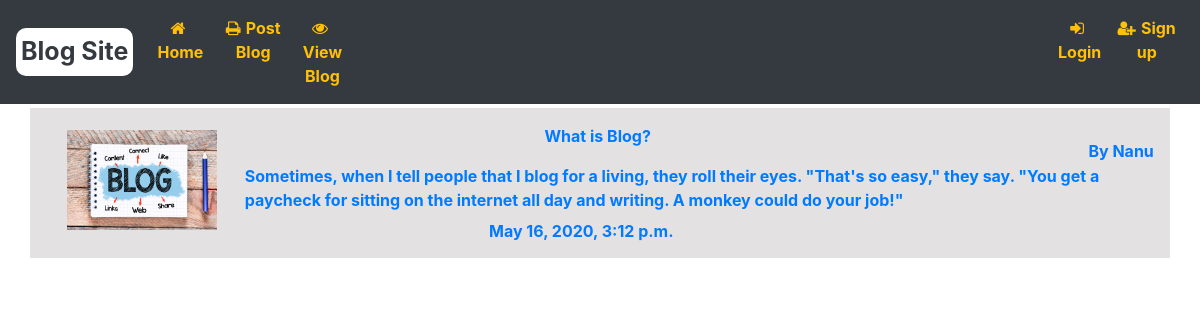
The page /View_Post/ on the database its author committed.
### Blog_App/models.py (models this page shows)
class Post_blog_form(models.Model):
    Title = models.CharField(max_length=200)
    Description = models.TextField()
    Pic = models.FileField(upload_to='images/')
    Author = models.CharField(max_length=50)
    Date_time = models.DateTimeField(default=datetime.now)

### Blog_App/views.py (the view)
# urls.py: path('View_Post/',views.ViewPostBlog),
def ViewPostBlog(request):
    blog_list=Post_blog_form.objects.all().order_by('-Date_time')
    print(blog_list)
    blog_dict={'Blog':blog_list}
    return render(request,'Blog_App/View_Post_Blog.html',context=blog_dict)

### templates/Blog_App/View_Post_Blog.html (shortened to what this page needs)
{% extends 'Blog_App/base.html' %}
{% load static %}
{% block parentblock %}
<body>
<h1>Welcome To View Blogs</h1>
{% if Blog %}
  {% for blog in Blog %}
    <div class="container">
        <p><a href="/Detail_View/{{blog.id}}"><img src="{{blog.Pic.url}}" height="100px" width="150px" alt="Blog Image"></p>
        <p id="ab"><a href="/Detail_View/{{blog.id}}">{{blog.Title}}</a></p>
        <p id="b"><a href="/Detail_View/{{blog.id}}">{{blog.Description}}</p>
        <p id="c">By {{blog.Author}}</p>
        <p id="d">{{blog.Date_time}}</p>
        </div>
      {%endfor%}
    {%else%}
    <h2>No Data Found</h2>
    {%endif%}
  </body>
{%endblock%}

### templates/Blog_App/base.html (shortened to what this page needs)
{% load static %}
<!DOCTYPE html>
<html lang="en" dir="ltr">
  <head>
  <link rel="stylesheet" href="https://maxcdn.bootstrapcdn.com/bootstrap/4.4.1/css/bootstrap.min.css">
  <link href="https://stackpath.bootstrapcdn.com/font-awesome/4.7.0/css/font-awesome.min.css" rel="stylesheet">
</head>
    <nav class="navbar fixed-top navbar-expand-md bg-dark navbar-dark">
  <a class="navbar-brand text-dark a" href="#">Blog Site</a>
  <div class="collapse navbar-collapse text-center" id="collapsibleNavbar">
    <ul class="navbar-nav ml-auto">
      {% if request.user.is_authenticated is True %}
      <li class="nav-item">
        <a class="nav-link text-warning " href="/"><i class="fa fa-home" aria-hidden="true"></i>Home</a>
      </li>
      <li class="nav-item">
        <a class="nav-link text-warning" href="/Post_blog_frm"><i class="fa fa-print" aria-hidden="true"></i>Post Blog</a>
      </li>
      <li class="nav-item">
        <a class="nav-link text-warning bwel" href="/View_Post"><i class="fa fa-eye" aria-hidden="true"></i>View Blog</a>
      </li>
      <li class="nav-item">
        <a class="nav-link text-warning use" href="/">Welcome <span>{{user}}</span></a>
      </li>
      <li class="nav-item">
        <a class="nav-link text-warning " href="/accounts/logout"><i class="fa fa-sign-out" aria-hidden="true"></i>Logout</a>
      </li>
      {%else%}
      <li class="nav-item">
        <a class="nav-link text-warning" href="/"><i class="fa fa-home" aria-hidden="true"></i>Home</a>
      </li>
      <li class="nav-item">
        <a class="nav-link text-warning" href="/Post_blog_frm"><i class="fa fa-print" aria-hidden="true"></i>Post Blog</a>
      </li>
      <li class="nav-item">
        <a class="nav-link text-warning welcome" href="/View_Post"><i class="fa fa-eye" aria-hidden="true"></i>View Blog</a>
      </li>
      <li class="nav-item">
        <a class="nav-link text-warning" href="/accounts/login"><i class="fa fa-sign-in" aria-hidden="true"></i>Login</a>
      </li>
      <li class="nav-item">
        <a class="nav-link text-warning" href="/Signup"><i class="fa fa-user-plus" aria-hidden="true"></i>Sign up</a>
      </li>
      {%endif%}
    </ul>
  </div>
</nav>
{% block parentblock %}
{% endblock %}
</html>

### templates/Blog_App/base.html (style rules this page uses)
.a { padding:5px; display: block; font-weight: bold; font-size: 25px; border-radius: 10px; background: white; }
a { font-weight: bold; }
i { margin-right:5px; }
.nav-link { transition: 1s; }
.welcome { margin-right: 700px; }

### templates/Blog_App/View_Post_Blog.html (style rules this page uses)
.container { margin-top:5%; background:rgba(185, 181, 181,.4); height:150px; }
img { margin-left:2%; margin-top:2%; }
#ab { margin-top:-11%; margin-left:45%; }
#b { margin-left: 18%; margin-top:1%; }
#c { margin-left: 94%; margin-top:-8%; }
#d { margin-top:5%; margin-left: 40%; }

### rows shown on the page
Post_blog_form: Pic (picture), Title "What is Blog?", Description "Sometimes, when I tell people that I blog for a living, they roll their eyes. \"That's so easy,\" they say. \"You get a paycheck for sitting on the internet all day and writing. A monkey could do your job!\"", Author "Nanu", Date_time "May 16, 2020, 3:12 p.m."
